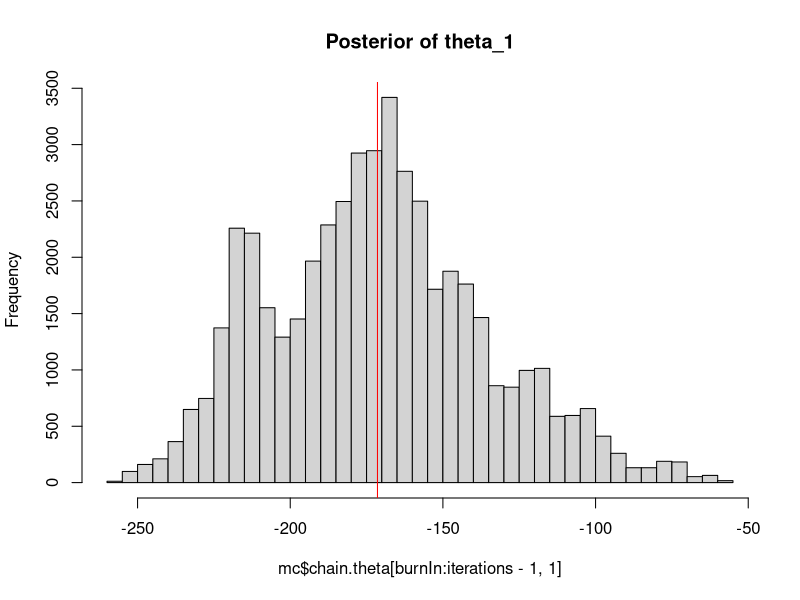
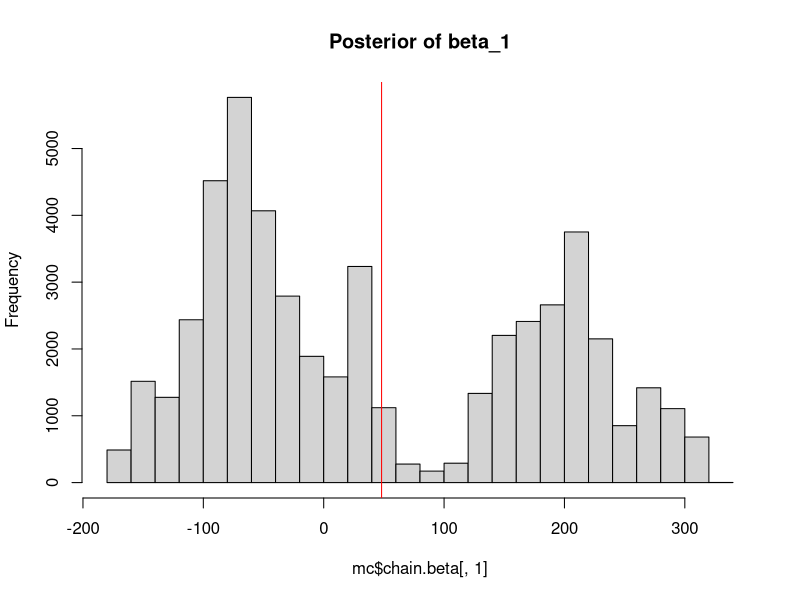
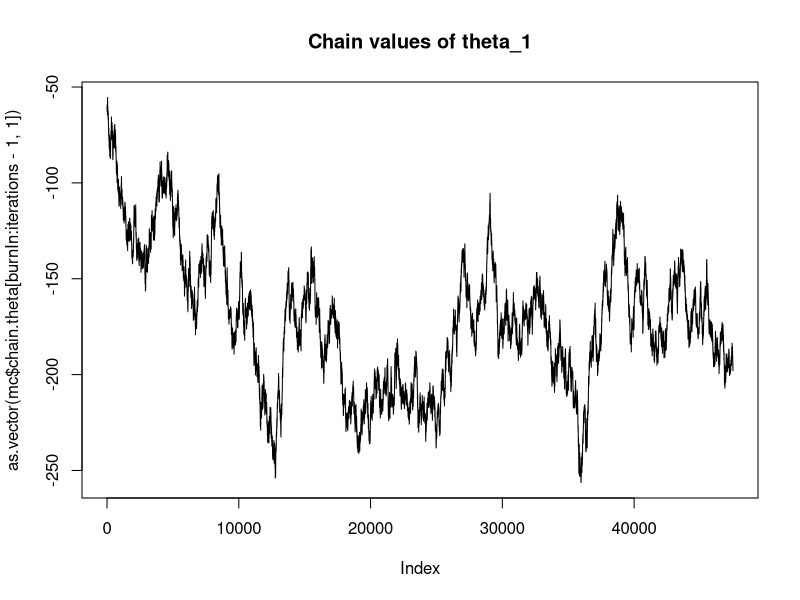
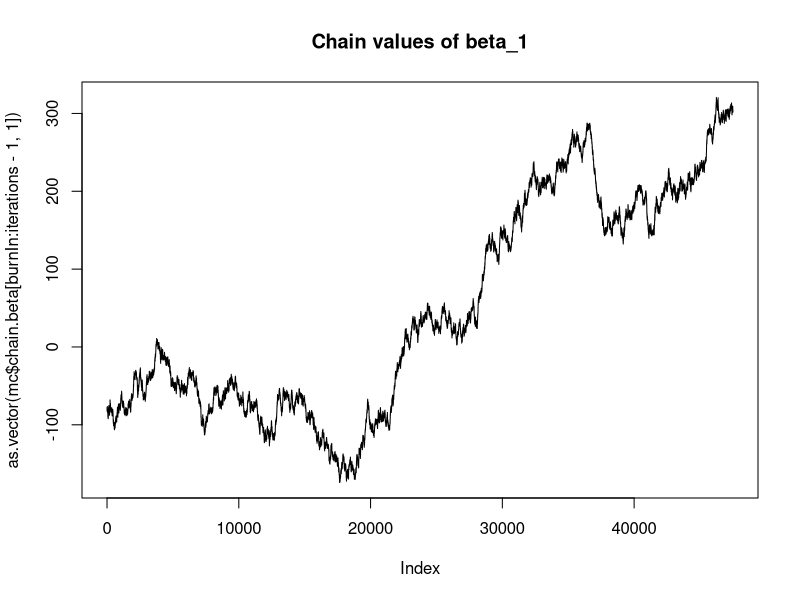

Recreate these plots in R, in order.
library(ggplot2)
library(MCMCpack)
set.seed(62)
#DATA SIMULATION
sim.rasch <- function(persons, items, cutpoint = "randomized"){
  schwierig <- items
  n.items <- length(items)
  faehig <- persons
  n.persons <- length(persons)
  fsmat <- outer(faehig, schwierig, "-")
  psolve <- exp(fsmat)/(1 + exp(fsmat))
  R <- (matrix(runif(n.items*n.persons),n.persons,n.items) < psolve)*1
  R
}
npersons <- 100
nitems <- 20
items <- rnorm(nitems, 0, 1)
persons <- rnorm(npersons)
rmdata <- sim.rasch(persons, items)
X <- t(rmdata)

probability <- function(beta, theta) {
  return(1 / (1 + exp(beta - theta)))
}

theta.prior <- function(mean = 0, sd = 1, val){
  mu <- mean 
  s <- sd 
  y <- val
  prior <- dnorm(x = y, mean = mu, sd = s) 
  prior
}

b.prior <- function(mean = 0, sd = 1, val){
  mu <- mean
  s <- sd
  y <- val
  prior <- dnorm(x = y, mean = mu, sd = s)
  prior
} 

# proposal, centered around the current value of the chain
prop.theta <- function(current){
  proposal <- rnorm(current, mean = current, sd = 1)
  proposal
}

prop.beta <- function(current){
  proposal <- rnorm(current, mean = current, sd = 1)
  #print("Next")
  #print("current state")
  #print(current)
  #print("proposal state")
  #print(proposal)
  stopifnot(is.finite(proposal))
  return(proposal)
}

acceptance <- function(proposal, chain.theta, chain.beta, X, mode) {
  P <- outer(chain.beta, chain.theta, probability)
  if (mode == 0) {
    n <- npersons
    P.proposal <- outer(chain.beta, proposal, probability)
    cond.prob.current <- exp(colSums(log(P) * X + log(1 - P)*(1 - X)))
    cond.prob.proposal <- exp(colSums(log(P.proposal) * X + log(1 - P.proposal)*(1 - X)))
    ratio <- cond.prob.proposal*theta.prior(val = proposal)/(cond.prob.current*b.prior(val = chain.beta))
  } else {
    n <- nitems
    P.proposal <- outer(proposal, chain.theta, probability)
    cond.prob.current <- exp(rowSums(log(P) * X + log(1 - P)*(1 - X)))
    cond.prob.proposal <- exp(rowSums(log(P.proposal) * X + log(1 - P.proposal)*(1 - X)))
    ratio <- cond.prob.proposal*b.prior(val = proposal)/(cond.prob.current*b.prior(val = chain.beta))
  }
  return(pmin(ratio, rep(1,n)))
}


#GS alg
rasch.gs <- function(startvalue.theta, startvalue.beta, iterations, data, nitems, npersons) {
  X <- data
  chain.beta <- array(dim = c(iterations + 1, nitems))
  chain.theta <- array(dim = c(iterations + 1, npersons))
  chain.beta[1,] <- startvalue.beta 
  chain.theta[1,] <- startvalue.theta
  # iterations
  for (i in 2:iterations) {
    t.proposal <- prop.theta(chain.theta[i - 1,]) # sample a new value for theta
    b.proposal <- prop.beta(chain.beta[i - 1,])
    #print("chain beta i-1")
    #print(chain.beta[i - 1,])
    acceptance.theta <- acceptance(t.proposal, chain.theta[i - 1,], chain.beta[i - 1,], X, 0)
    acceptance.theta[is.na(acceptance.theta)] <- 0
    #print("acceptance theta")
    #print(acceptance.theta)
    chain.theta[i,] <- ifelse(acceptance.theta == rep(1, length(acceptance.theta)), 
                              t.proposal,
                              chain.theta[i - 1,])
    chain.theta[i,] <- ifelse(acceptance.theta < runif(length(acceptance.theta), 0, 1), 
                              t.proposal,
                              chain.theta[i - 1,])
    acceptance.beta <- acceptance(b.proposal, chain.theta[i,], chain.beta[i - 1,], X, 1)
    acceptance.beta[is.na(acceptance.beta)] <- 0
    #print("acceptance beta")
    #print(acceptance.beta)
    chain.beta[i,] <- ifelse(acceptance.beta == rep(1, length(acceptance.beta)),
                             b.proposal,
                             chain.beta[i - 1,])
    chain.beta[i,] <- ifelse(acceptance.beta < runif(length(acceptance.beta), 0, 1),
                             b.proposal,
                             chain.beta[i - 1,])
    #print(b.proposal)
    #print("chain i")
    #print(chain.beta[i,])
    #stopifnot(is.finite(t.proposal))
      }
  list <- list("chain.theta" = mcmc(chain.theta), "chain.beta" = mcmc(chain.beta))
  return(list)
}

startvalue.theta <- rep(0.1, npersons)
startvalue.beta <- rep(0.1, nitems)
iterations <- 50000

mc <- rasch.gs(startvalue.theta, startvalue.beta, iterations, X, nitems, npersons)
burnIn <- 2500
hist(mc$chain.theta[burnIn:iterations - 1, 1],nclass = 30, main = "Posterior of theta_1")
abline(v = mean(mc$chain.theta[burnIn:iterations - 1,1]), col = "red")
hist(mc$chain.beta[,1],nclass = 30, main = "Posterior of beta_1")
abline(v = mean(mc$chain.beta[burnIn:iterations - 1,1]), col = "red")
plot(as.vector(mc$chain.theta[burnIn:iterations - 1,1]), type = "l", main = "Chain values of theta_1" )
plot(as.vector(mc$chain.beta[burnIn:iterations - 1,1]), type = "l",  main = "Chain values of beta_1" )
fitdistr(mc$chain.theta[burnIn:iterations - 1,], "normal")
fitdistr(mc$chain.beta[burnIn:iterations - 1,], "normal")
autocorr(mcmc(mc$chain.beta[1:iterations - 1,1]), lags <- c(0, 10000, 20000, 30000, 40000, 49000))
autocorr(mcmc(mc$chain.theta[1:iterations - 1,1]), lags <- c(0, 10000, 20000, 30000, 40000, 49000))
